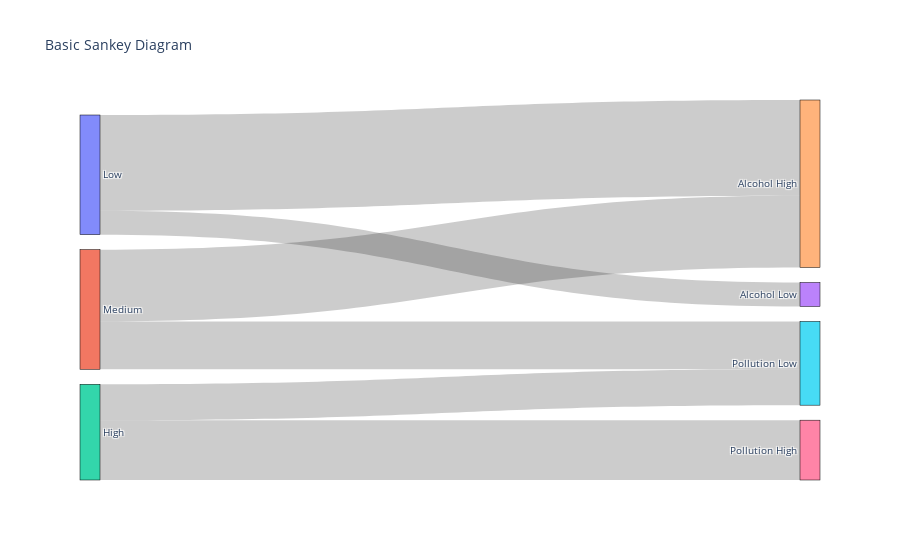

Source (notebook cell):
### Markdown cell above
Sankey Diagram

### Code cell
import plotly.graph_objects as go

# Data for the Sankey diagram
label = ['Low', 'Medium', 'High', 'Alcohol Low', 'Alcohol High', 'Pollution Low', 'Pollution High']
source = [0, 0, 1, 1, 2, 2]  # indices correspond to labels
target = [3, 4, 4, 5, 5, 6]
value = [10, 40, 30, 20, 15, 25]

# Create the diagram
fig = go.Figure(data=[go.Sankey(
    node=dict(
      pad=15,
      thickness=20,
      line=dict(color="black", width=0.5),
      label=label
    ),
    link=dict(
      source=source,
      target=target,
      value=value
    ))])

fig.update_layout(title_text="Basic Sankey Diagram", font_size=10)
fig.show()

### Figure 1 — Plotly figure (JSON) as saved in the notebook; plotly's stock layout.template omitted (floating-point values rounded to 4 significant figures)
{"data": [{"link": {"source": [0, 0, 1, 1, 2, 2], "target": [3, 4, 4, 5, 5, 6], "value": [10, 40, 30, 20, 15, 25]}, "node": {"label": ["Low", "Medium", "High", "Alcohol Low", "Alcohol High", "Pollution Low", "Pollution High"], "line": {"color": "black", "width": 0.5}, "pad": 15, "thickness": 20}, "type": "sankey"}], "layout": {"font": {"size": 10}, "title": {"text": "Basic Sankey Diagram"}}}
